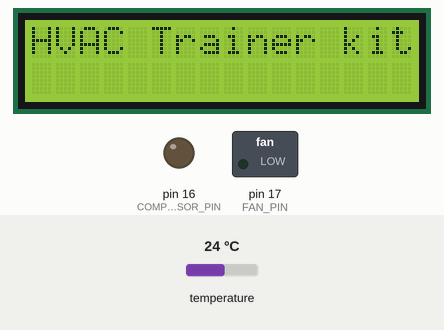
Simulated run of this sketch. Board: Arduino Uno, built with avr-gcc and run on an emulated ATmega328P. Shown: 16×2 character LCD, switched loads named in the sketch (green lamp = pin HIGH), output pins drawn as LEDs (lit = HIGH). The test bench sets the inputs (shaded band); at power-on: temperature 24 °C. What the sketch prints to the serial monitor is not drawn.

Above: at 3.2 s.
At 7.3 s:
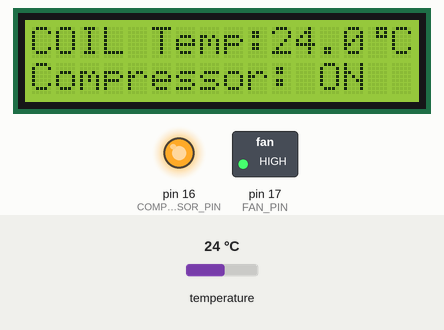
7.4 s: temperature set to 9 °C
At 11.2 s:
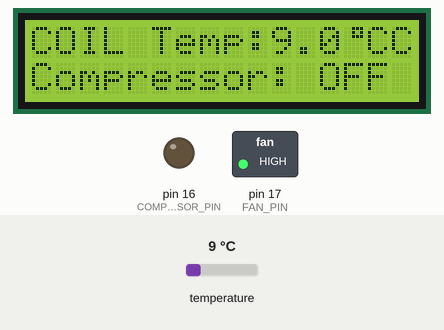
12.2 s: temperature set to 12 °C
At 15.1 s:
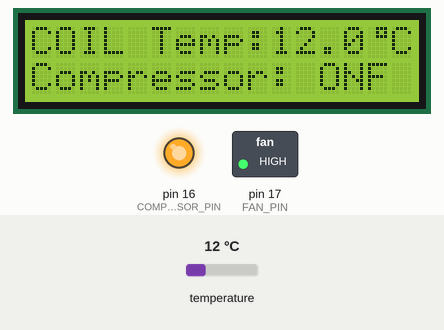
16.7 s: temperature set to 19 °C
At 19.0 s:
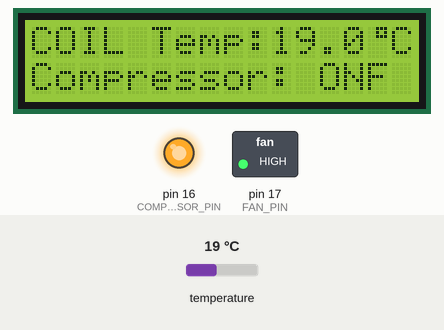
Timing chart, 0 to 20.5 s (numbered marks = the images above; inputs shaded):
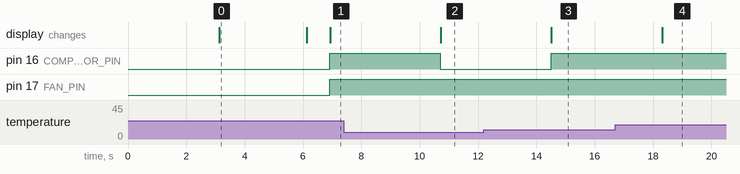

The sketch:

hvac1.ino
```cpp
#include <Wire.h>
#include <OneWire.h>
#include <LiquidCrystal_I2C.h>
#include <DallasTemperature.h>

#define ONE_WIRE_BUS 19 // Temp sensor
#define COMPRESSOR_PIN 16
#define FAN_PIN 17
#define MIN_TEMPERATURE 10 // Minimum temperature set
#define MAX_TEMPERATURE 12 // Maximum temperature set

OneWire oneWire(ONE_WIRE_BUS);
DallasTemperature sensors(&oneWire);
LiquidCrystal_I2C lcd(0x27, 16, 2);

// Custom character for degree symbol
byte degreeSymbol[8] = {
  0b00111,
  0b00101,
  0b00111,
  0b00000,
  0b00000,
  0b00000,
  0b00000,
  0b00000
};

void setup() {
  pinMode(COMPRESSOR_PIN, OUTPUT);
  pinMode(FAN_PIN, OUTPUT);

  sensors.begin();
  lcd.init();
  lcd.backlight();

  // Create custom degree symbol
  lcd.createChar(0, degreeSymbol);

  Serial.begin(115200);
  while (!Serial);

  // Display company name
  lcd.setCursor(0, 0);
  lcd.print("Hills ELECTRONICS");
  lcd.setCursor(0, 1);
  lcd.print("S LTD");
  delay(3000); // Wait for 3 seconds

  // Clear the display and show the next message
  lcd.clear();
  lcd.setCursor(0, 0);
  lcd.print("HVAC Trainer kit");
  delay(3000); // Wait for another 3 seconds

  // Clear the display before starting the loop
  lcd.clear();
}

void loop() {
  sensors.requestTemperatures();
  float tempC = sensors.getTempCByIndex(0);

  Serial.print(tempC);
  lcd.setCursor(0, 0);
  lcd.print("COIL Temp:");
  lcd.setCursor(10, 0);
  lcd.print(tempC,1);
  lcd.write(byte(0));  // Display the custom degree symbol
  lcd.print("C");

  if (tempC <= MIN_TEMPERATURE) {
    digitalWrite(COMPRESSOR_PIN, LOW);
    digitalWrite(FAN_PIN, HIGH);
    lcd.setCursor(0, 1); // Set cursor to the beginning of the second line
    lcd.print("Compressor: OFF ");
  } else {
    digitalWrite(COMPRESSOR_PIN, HIGH);
    digitalWrite(FAN_PIN, HIGH);
    lcd.setCursor(0, 1); // Set cursor to the beginning of the second line
    lcd.print("Compressor: ON");
  }

  Serial.print(tempC);
  delay(3000);
}
```

Measured:
- after the input at 7.4 s, pin 16 (COMPRESSOR_PIN): HIGH → LOW after 3.3 s; the display: changes after 3.3 s (image 2)
- after the input at 12.2 s, pin 16 (COMPRESSOR_PIN): LOW → HIGH after 2.3 s; the display: changes after 2.3 s (image 3)
- after the input at 16.7 s, the display: changes after 1.6 s (image 4)
- what the display in image 0 shows lasts 3.0 s, from 3.1 s to 6.1 s
